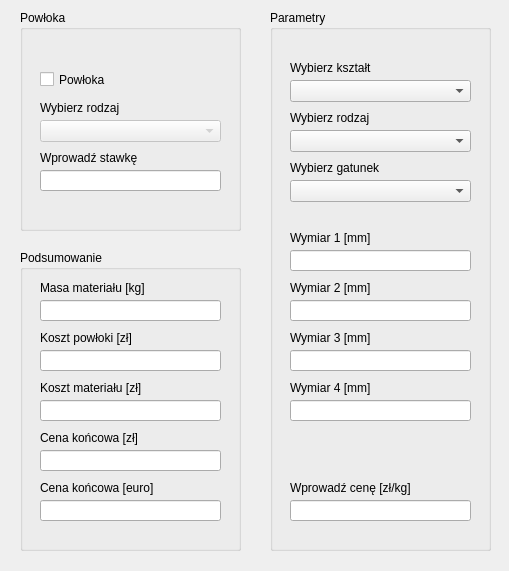
<?xml version="1.0" encoding="UTF-8"?>
<ui version="4.0">
 <class>MainWindow</class>
 <widget class="QMainWindow" name="MainWindow">
  <property name="geometry">
   <rect>
    <x>0</x>
    <y>0</y>
    <width>509</width>
    <height>571</height>
   </rect>
  </property>
  <property name="windowTitle">
   <string>MainWindow</string>
  </property>
  <widget class="QWidget" name="centralwidget">
   <widget class="QGroupBox" name="coatGroupBox">
    <property name="geometry">
     <rect>
      <x>20</x>
      <y>10</y>
      <width>221</width>
      <height>221</height>
     </rect>
    </property>
    <property name="title">
     <string>Powłoka</string>
    </property>
    <widget class="QCheckBox" name="coatCheckBox">
     <property name="enabled">
      <bool>true</bool>
     </property>
     <property name="geometry">
      <rect>
       <x>20</x>
       <y>60</y>
       <width>181</width>
       <height>19</height>
      </rect>
     </property>
     <property name="text">
      <string>Powłoka</string>
     </property>
    </widget>
    <widget class="QLabel" name="coatTypeLabel">
     <property name="geometry">
      <rect>
       <x>20</x>
       <y>90</y>
       <width>181</width>
       <height>16</height>
      </rect>
     </property>
     <property name="text">
      <string>Wybierz rodzaj</string>
     </property>
    </widget>
    <widget class="QComboBox" name="coatTypeComboBox">
     <property name="enabled">
      <bool>false</bool>
     </property>
     <property name="geometry">
      <rect>
       <x>20</x>
       <y>110</y>
       <width>181</width>
       <height>22</height>
      </rect>
     </property>
    </widget>
    <widget class="QLabel" name="coatPriceLabel">
     <property name="geometry">
      <rect>
       <x>20</x>
       <y>140</y>
       <width>181</width>
       <height>16</height>
      </rect>
     </property>
     <property name="text">
      <string>Wprowadź stawkę</string>
     </property>
    </widget>
    <widget class="QLineEdit" name="coatPriceTextBox">
     <property name="geometry">
      <rect>
       <x>20</x>
       <y>160</y>
       <width>181</width>
       <height>21</height>
      </rect>
     </property>
    </widget>
   </widget>
   <widget class="QGroupBox" name="summaryGroupBox">
    <property name="geometry">
     <rect>
      <x>20</x>
      <y>250</y>
      <width>221</width>
      <height>301</height>
     </rect>
    </property>
    <property name="title">
     <string>Podsumowanie</string>
    </property>
    <widget class="QLabel" name="materialMassLabel">
     <property name="geometry">
      <rect>
       <x>20</x>
       <y>30</y>
       <width>181</width>
       <height>16</height>
      </rect>
     </property>
     <property name="text">
      <string>Masa materiału [kg]</string>
     </property>
    </widget>
    <widget class="QLineEdit" name="materialMassTextBox">
     <property name="geometry">
      <rect>
       <x>20</x>
       <y>50</y>
       <width>181</width>
       <height>21</height>
      </rect>
     </property>
     <property name="readOnly">
      <bool>true</bool>
     </property>
    </widget>
    <widget class="QLineEdit" name="coatCostTextBox">
     <property name="geometry">
      <rect>
       <x>20</x>
       <y>100</y>
       <width>181</width>
       <height>21</height>
      </rect>
     </property>
     <property name="readOnly">
      <bool>true</bool>
     </property>
    </widget>
    <widget class="QLabel" name="coatCostLabel">
     <property name="geometry">
      <rect>
       <x>20</x>
       <y>80</y>
       <width>181</width>
       <height>16</height>
      </rect>
     </property>
     <property name="text">
      <string>Koszt powłoki [zł]</string>
     </property>
    </widget>
    <widget class="QLineEdit" name="materialCostTextBox">
     <property name="geometry">
      <rect>
       <x>20</x>
       <y>150</y>
       <width>181</width>
       <height>21</height>
      </rect>
     </property>
     <property name="readOnly">
      <bool>true</bool>
     </property>
    </widget>
    <widget class="QLabel" name="materialCostLabel">
     <property name="geometry">
      <rect>
       <x>20</x>
       <y>130</y>
       <width>181</width>
       <height>16</height>
      </rect>
     </property>
     <property name="text">
      <string>Koszt materiału [zł]</string>
     </property>
    </widget>
    <widget class="QLineEdit" name="finalPriceTextBox">
     <property name="geometry">
      <rect>
       <x>20</x>
       <y>200</y>
       <width>181</width>
       <height>21</height>
      </rect>
     </property>
     <property name="readOnly">
      <bool>true</bool>
     </property>
    </widget>
    <widget class="QLabel" name="finalPriceLabel">
     <property name="geometry">
      <rect>
       <x>20</x>
       <y>180</y>
       <width>181</width>
       <height>16</height>
      </rect>
     </property>
     <property name="text">
      <string>Cena końcowa [zł]</string>
     </property>
    </widget>
    <widget class="QLineEdit" name="finalPriceEuroTextBox">
     <property name="geometry">
      <rect>
       <x>20</x>
       <y>250</y>
       <width>181</width>
       <height>21</height>
      </rect>
     </property>
     <property name="readOnly">
      <bool>true</bool>
     </property>
    </widget>
    <widget class="QLabel" name="finalPriceEuroLabel">
     <property name="geometry">
      <rect>
       <x>20</x>
       <y>230</y>
       <width>181</width>
       <height>16</height>
      </rect>
     </property>
     <property name="text">
      <string>Cena końcowa [euro]</string>
     </property>
    </widget>
   </widget>
   <widget class="QGroupBox" name="paramsGroupBox">
    <property name="geometry">
     <rect>
      <x>270</x>
      <y>10</y>
      <width>221</width>
      <height>541</height>
     </rect>
    </property>
    <property name="title">
     <string>Parametry</string>
    </property>
    <widget class="QLabel" name="chooseMaterialShapeLabel">
     <property name="geometry">
      <rect>
       <x>20</x>
       <y>50</y>
       <width>181</width>
       <height>16</height>
      </rect>
     </property>
     <property name="text">
      <string>Wybierz kształt </string>
     </property>
    </widget>
    <widget class="QComboBox" name="chooseMaterialShapeComboBox">
     <property name="geometry">
      <rect>
       <x>20</x>
       <y>70</y>
       <width>181</width>
       <height>22</height>
      </rect>
     </property>
     <property name="maxVisibleItems">
      <number>10</number>
     </property>
     <property name="frame">
      <bool>true</bool>
     </property>
    </widget>
    <widget class="QComboBox" name="chooseMaterialTypeComboBox">
     <property name="geometry">
      <rect>
       <x>20</x>
       <y>120</y>
       <width>181</width>
       <height>22</height>
      </rect>
     </property>
    </widget>
    <widget class="QLabel" name="chooseMaterialTypeLabel">
     <property name="geometry">
      <rect>
       <x>20</x>
       <y>100</y>
       <width>181</width>
       <height>16</height>
      </rect>
     </property>
     <property name="text">
      <string>Wybierz rodzaj</string>
     </property>
    </widget>
    <widget class="QComboBox" name="chooseMaterialGenreComboBox">
     <property name="geometry">
      <rect>
       <x>20</x>
       <y>170</y>
       <width>181</width>
       <height>22</height>
      </rect>
     </property>
     <property name="maxVisibleItems">
      <number>100</number>
     </property>
    </widget>
    <widget class="QLabel" name="chooseMaterialGenreLabel">
     <property name="geometry">
      <rect>
       <x>20</x>
       <y>150</y>
       <width>181</width>
       <height>16</height>
      </rect>
     </property>
     <property name="text">
      <string>Wybierz gatunek</string>
     </property>
    </widget>
    <widget class="QLabel" name="dimension1Label">
     <property name="geometry">
      <rect>
       <x>20</x>
       <y>220</y>
       <width>181</width>
       <height>16</height>
      </rect>
     </property>
     <property name="text">
      <string>Wymiar 1 [mm]</string>
     </property>
    </widget>
    <widget class="QLineEdit" name="dimension1TextBox">
     <property name="geometry">
      <rect>
       <x>20</x>
       <y>240</y>
       <width>181</width>
       <height>21</height>
      </rect>
     </property>
    </widget>
    <widget class="QLabel" name="dimension2Label">
     <property name="geometry">
      <rect>
       <x>20</x>
       <y>270</y>
       <width>181</width>
       <height>16</height>
      </rect>
     </property>
     <property name="text">
      <string>Wymiar 2 [mm]</string>
     </property>
    </widget>
    <widget class="QLineEdit" name="dimension2TextBox">
     <property name="geometry">
      <rect>
       <x>20</x>
       <y>290</y>
       <width>181</width>
       <height>21</height>
      </rect>
     </property>
    </widget>
    <widget class="QLabel" name="dimension3Label">
     <property name="geometry">
      <rect>
       <x>20</x>
       <y>320</y>
       <width>181</width>
       <height>16</height>
      </rect>
     </property>
     <property name="text">
      <string>Wymiar 3 [mm]</string>
     </property>
    </widget>
    <widget class="QLineEdit" name="dimension3TextBox">
     <property name="geometry">
      <rect>
       <x>20</x>
       <y>340</y>
       <width>181</width>
       <height>21</height>
      </rect>
     </property>
    </widget>
    <widget class="QLabel" name="dimension4Label">
     <property name="geometry">
      <rect>
       <x>20</x>
       <y>370</y>
       <width>181</width>
       <height>16</height>
      </rect>
     </property>
     <property name="text">
      <string>Wymiar 4 [mm]</string>
     </property>
    </widget>
    <widget class="QLineEdit" name="dimension4TextBox">
     <property name="geometry">
      <rect>
       <x>20</x>
       <y>390</y>
       <width>181</width>
       <height>21</height>
      </rect>
     </property>
    </widget>
    <widget class="QLabel" name="materialPriceLabel">
     <property name="geometry">
      <rect>
       <x>20</x>
       <y>470</y>
       <width>181</width>
       <height>16</height>
      </rect>
     </property>
     <property name="text">
      <string>Wprowadź cenę [zł/kg]</string>
     </property>
    </widget>
    <widget class="QLineEdit" name="materialPriceTextBox">
     <property name="geometry">
      <rect>
       <x>20</x>
       <y>490</y>
       <width>181</width>
       <height>21</height>
      </rect>
     </property>
    </widget>
   </widget>
  </widget>
 </widget>
 <resources/>
 <connections/>
</ui>
